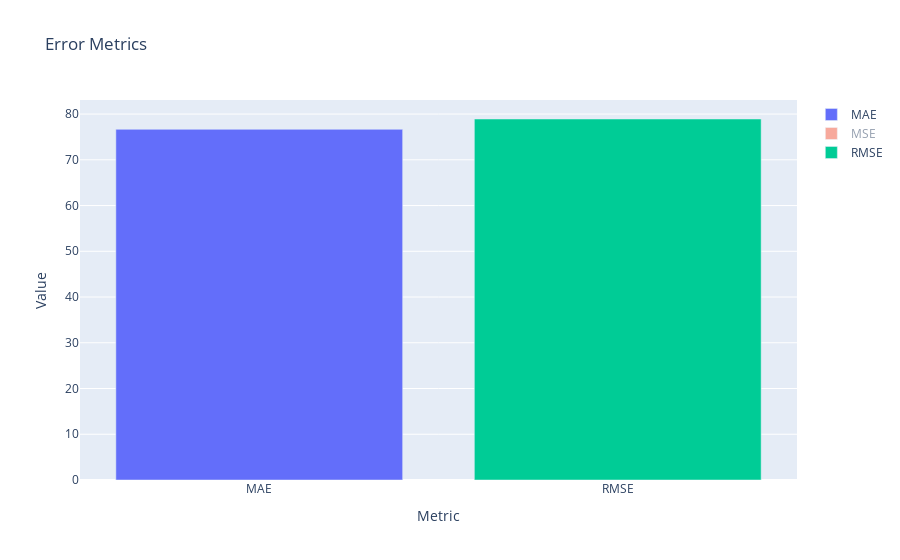

The cell this chart's notebook holds for it:
### Code cell
import plotly.graph_objs as go

# Örnek veriler
hata = {
    'Metrics': ['MAE', 'MSE', 'RMSE'],
    'Values': [mae, mse, rmse]
}
# Bar grafiği oluşturun ve efsane (legend) özelliğini aktifleştirin
traces = []
for metric, value in zip(hata['Metrics'], hata['Values']):
    traces.append(go.Bar(x=[metric], y=[value], name=metric))

fig = go.Figure(data=traces)
fig.update_layout(
    title='Error Metrics',
    xaxis_title='Metric',
    yaxis_title='Value',
    showlegend=True  # Efsaneyi göster
)

# Grafiği göster
fig.show()

### Figure 1 — Plotly figure (JSON) as saved in the notebook; plotly's stock layout.template omitted (floating-point values rounded to 4 significant figures)
{"data": [{"name": "MAE", "type": "bar", "x": ["MAE"], "y": [76.66]}, {"name": "MSE", "type": "bar", "visible": "legendonly", "x": ["MSE"], "y": [6228.0]}, {"name": "RMSE", "type": "bar", "x": ["RMSE"], "y": [78.92]}], "layout": {"autosize": true, "showlegend": true, "title": {"text": "Error Metrics"}, "xaxis": {"autorange": true, "range": [-0.5, 1.5], "title": {"text": "Metric"}, "type": "category"}, "yaxis": {"autorange": true, "range": [0, 83.07], "title": {"text": "Value"}, "type": "linear"}}}
